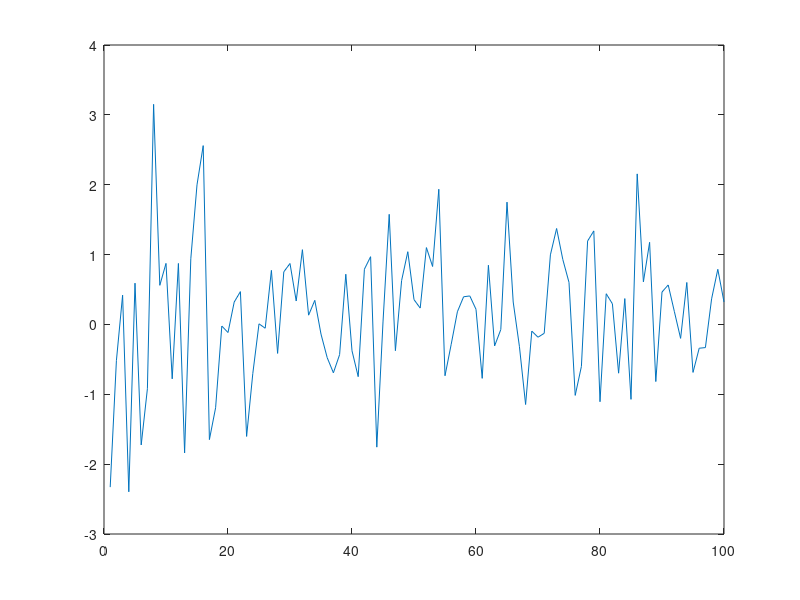

Reproduce this figure in MATLAB.
x = randn(1,100); % generamos una señal ruidosa
plot(x)
%y = movmean(x,5); % aplicamos un filtro de media móvil con ventana de longitud 5
%plot(x,'b'); hold on; plot(y,'r'); % graficamos la señal original y la filtrada
